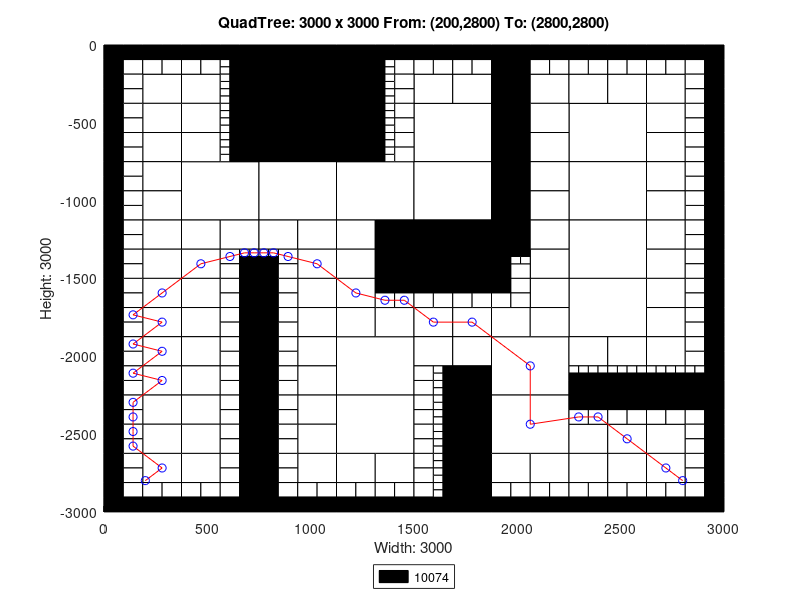

Source code (MATLAB):
axis([0 3000 -3000 0]);
title('QuadTree: 3000 x 3000 From: (200,2800) To: (2800,2800)');
xlabel('Width: 3000');
ylabel('Height: 3000');
rectangle('Position',[750 -375 375 375], 'FaceColor',[0 0 0]);
rectangle('Position',[750 -750 375 375], 'FaceColor',[0 0 0]);
rectangle('Position',[375 -1125 375 375], 'FaceColor',[1 1 1]);
rectangle('Position',[750 -1125 375 375], 'FaceColor',[1 1 1]);
rectangle('Position',[1125 -1125 375 375], 'FaceColor',[1 1 1]);
rectangle('Position',[1500 -750 375 375], 'FaceColor',[1 1 1]);
rectangle('Position',[2250 -750 375 375], 'FaceColor',[1 1 1]);
rectangle('Position',[1500 -1125 375 375], 'FaceColor',[1 1 1]);
rectangle('Position',[1500 -1500 375 375], 'FaceColor',[0 0 0]);
rectangle('Position',[2250 -1125 375 375], 'FaceColor',[1 1 1]);
rectangle('Position',[2250 -1500 375 375], 'FaceColor',[1 1 1]);
rectangle('Position',[1125 -2250 375 375], 'FaceColor',[1 1 1]);
rectangle('Position',[1125 -2625 375 375], 'FaceColor',[1 1 1]);
rectangle('Position',[1875 -2250 375 375], 'FaceColor',[1 1 1]);
rectangle('Position',[2250 -1875 375 375], 'FaceColor',[1 1 1]);
rectangle('Position',[1875 -2625 375 375], 'FaceColor',[1 1 1]);
rectangle('Position',[187.5 -375 187.5 187.5], 'FaceColor',[1 1 1]);
rectangle('Position',[375 -375 187.5 187.5], 'FaceColor',[1 1 1]);
rectangle('Position',[187.5 -562.5 187.5 187.5], 'FaceColor',[1 1 1]);
rectangle('Position',[187.5 -750 187.5 187.5], 'FaceColor',[1 1 1]);
rectangle('Position',[375 -562.5 187.5 187.5], 'FaceColor',[1 1 1]);
rectangle('Position',[375 -750 187.5 187.5], 'FaceColor',[1 1 1]);
rectangle('Position',[1125 -187.5 187.5 187.5], 'FaceColor',[0 0 0]);
rectangle('Position',[1125 -375 187.5 187.5], 'FaceColor',[0 0 0]);
rectangle('Position',[1125 -562.5 187.5 187.5], 'FaceColor',[0 0 0]);
rectangle('Position',[1125 -750 187.5 187.5], 'FaceColor',[0 0 0]);
rectangle('Position',[187.5 -937.5 187.5 187.5], 'FaceColor',[1 1 1]);
rectangle('Position',[187.5 -1125 187.5 187.5], 'FaceColor',[1 1 1]);
rectangle('Position',[187.5 -1312.5 187.5 187.5], 'FaceColor',[1 1 1]);
rectangle('Position',[187.5 -1500 187.5 187.5], 'FaceColor',[1 1 1]);
rectangle('Position',[375 -1312.5 187.5 187.5], 'FaceColor',[1 1 1]);
rectangle('Position',[562.5 -1312.5 187.5 187.5], 'FaceColor',[1 1 1]);
rectangle('Position',[375 -1500 187.5 187.5], 'FaceColor',[1 1 1]);
rectangle('Position',[750 -1312.5 187.5 187.5], 'FaceColor',[1 1 1]);
rectangle('Position',[937.5 -1312.5 187.5 187.5], 'FaceColor',[1 1 1]);
rectangle('Position',[937.5 -1500 187.5 187.5], 'FaceColor',[1 1 1]);
rectangle('Position',[1125 -1312.5 187.5 187.5], 'FaceColor',[1 1 1]);
rectangle('Position',[1312.5 -1312.5 187.5 187.5], 'FaceColor',[0 0 0]);
rectangle('Position',[1125 -1500 187.5 187.5], 'FaceColor',[1 1 1]);
rectangle('Position',[1312.5 -1500 187.5 187.5], 'FaceColor',[0 0 0]);
rectangle('Position',[1500 -375 187.5 187.5], 'FaceColor',[1 1 1]);
rectangle('Position',[1687.5 -375 187.5 187.5], 'FaceColor',[1 1 1]);
rectangle('Position',[1875 -187.5 187.5 187.5], 'FaceColor',[0 0 0]);
rectangle('Position',[1875 -375 187.5 187.5], 'FaceColor',[0 0 0]);
rectangle('Position',[2062.5 -375 187.5 187.5], 'FaceColor',[1 1 1]);
rectangle('Position',[1875 -562.5 187.5 187.5], 'FaceColor',[0 0 0]);
rectangle('Position',[2062.5 -562.5 187.5 187.5], 'FaceColor',[1 1 1]);
rectangle('Position',[1875 -750 187.5 187.5], 'FaceColor',[0 0 0]);
rectangle('Position',[2062.5 -750 187.5 187.5], 'FaceColor',[1 1 1]);
rectangle('Position',[2250 -375 187.5 187.5], 'FaceColor',[1 1 1]);
rectangle('Position',[2437.5 -375 187.5 187.5], 'FaceColor',[1 1 1]);
rectangle('Position',[2625 -375 187.5 187.5], 'FaceColor',[1 1 1]);
rectangle('Position',[2625 -562.5 187.5 187.5], 'FaceColor',[1 1 1]);
rectangle('Position',[2625 -750 187.5 187.5], 'FaceColor',[1 1 1]);
rectangle('Position',[1875 -937.5 187.5 187.5], 'FaceColor',[0 0 0]);
rectangle('Position',[2062.5 -937.5 187.5 187.5], 'FaceColor',[1 1 1]);
rectangle('Position',[1875 -1125 187.5 187.5], 'FaceColor',[0 0 0]);
rectangle('Position',[2062.5 -1125 187.5 187.5], 'FaceColor',[1 1 1]);
rectangle('Position',[1875 -1312.5 187.5 187.5], 'FaceColor',[0 0 0]);
rectangle('Position',[2062.5 -1312.5 187.5 187.5], 'FaceColor',[1 1 1]);
rectangle('Position',[2062.5 -1500 187.5 187.5], 'FaceColor',[1 1 1]);
rectangle('Position',[2625 -937.5 187.5 187.5], 'FaceColor',[1 1 1]);
rectangle('Position',[2625 -1125 187.5 187.5], 'FaceColor',[1 1 1]);
rectangle('Position',[2625 -1312.5 187.5 187.5], 'FaceColor',[1 1 1]);
rectangle('Position',[2625 -1500 187.5 187.5], 'FaceColor',[1 1 1]);
rectangle('Position',[187.5 -1687.5 187.5 187.5], 'FaceColor',[1 1 1]);
rectangle('Position',[187.5 -1875 187.5 187.5], 'FaceColor',[1 1 1]);
rectangle('Position',[375 -1687.5 187.5 187.5], 'FaceColor',[1 1 1]);
rectangle('Position',[375 -1875 187.5 187.5], 'FaceColor',[1 1 1]);
rectangle('Position',[187.5 -2062.5 187.5 187.5], 'FaceColor',[1 1 1]);
rectangle('Position',[187.5 -2250 187.5 187.5], 'FaceColor',[1 1 1]);
rectangle('Position',[375 -2062.5 187.5 187.5], 'FaceColor',[1 1 1]);
rectangle('Position',[375 -2250 187.5 187.5], 'FaceColor',[1 1 1]);
rectangle('Position',[937.5 -1687.5 187.5 187.5], 'FaceColor',[1 1 1]);
rectangle('Position',[937.5 -1875 187.5 187.5], 'FaceColor',[1 1 1]);
rectangle('Position',[1125 -1687.5 187.5 187.5], 'FaceColor',[1 1 1]);
rectangle('Position',[1125 -1875 187.5 187.5], 'FaceColor',[1 1 1]);
rectangle('Position',[1312.5 -1875 187.5 187.5], 'FaceColor',[1 1 1]);
rectangle('Position',[937.5 -2062.5 187.5 187.5], 'FaceColor',[1 1 1]);
rectangle('Position',[937.5 -2250 187.5 187.5], 'FaceColor',[1 1 1]);
rectangle('Position',[187.5 -2437.5 187.5 187.5], 'FaceColor',[1 1 1]);
rectangle('Position',[187.5 -2625 187.5 187.5], 'FaceColor',[1 1 1]);
rectangle('Position',[375 -2437.5 187.5 187.5], 'FaceColor',[1 1 1]);
rectangle('Position',[375 -2625 187.5 187.5], 'FaceColor',[1 1 1]);
rectangle('Position',[187.5 -2812.5 187.5 187.5], 'FaceColor',[1 1 1]);
rectangle('Position',[375 -2812.5 187.5 187.5], 'FaceColor',[1 1 1]);
rectangle('Position',[937.5 -2437.5 187.5 187.5], 'FaceColor',[1 1 1]);
rectangle('Position',[937.5 -2625 187.5 187.5], 'FaceColor',[1 1 1]);
rectangle('Position',[937.5 -2812.5 187.5 187.5], 'FaceColor',[1 1 1]);
rectangle('Position',[1125 -2812.5 187.5 187.5], 'FaceColor',[1 1 1]);
rectangle('Position',[1312.5 -2812.5 187.5 187.5], 'FaceColor',[1 1 1]);
rectangle('Position',[1500 -1875 187.5 187.5], 'FaceColor',[1 1 1]);
rectangle('Position',[1687.5 -1875 187.5 187.5], 'FaceColor',[1 1 1]);
rectangle('Position',[2062.5 -1687.5 187.5 187.5], 'FaceColor',[1 1 1]);
rectangle('Position',[1875 -1875 187.5 187.5], 'FaceColor',[1 1 1]);
rectangle('Position',[2062.5 -1875 187.5 187.5], 'FaceColor',[1 1 1]);
rectangle('Position',[1500 -2062.5 187.5 187.5], 'FaceColor',[1 1 1]);
rectangle('Position',[1687.5 -2062.5 187.5 187.5], 'FaceColor',[1 1 1]);
rectangle('Position',[1687.5 -2250 187.5 187.5], 'FaceColor',[0 0 0]);
rectangle('Position',[2625 -1687.5 187.5 187.5], 'FaceColor',[1 1 1]);
rectangle('Position',[2625 -1875 187.5 187.5], 'FaceColor',[1 1 1]);
rectangle('Position',[2250 -2062.5 187.5 187.5], 'FaceColor',[1 1 1]);
rectangle('Position',[2437.5 -2062.5 187.5 187.5], 'FaceColor',[1 1 1]);
rectangle('Position',[2625 -2062.5 187.5 187.5], 'FaceColor',[1 1 1]);
rectangle('Position',[1687.5 -2437.5 187.5 187.5], 'FaceColor',[0 0 0]);
rectangle('Position',[1687.5 -2625 187.5 187.5], 'FaceColor',[0 0 0]);
rectangle('Position',[1687.5 -2812.5 187.5 187.5], 'FaceColor',[0 0 0]);
rectangle('Position',[1687.5 -3000 187.5 187.5], 'FaceColor',[0 0 0]);
rectangle('Position',[1875 -2812.5 187.5 187.5], 'FaceColor',[1 1 1]);
rectangle('Position',[2062.5 -2812.5 187.5 187.5], 'FaceColor',[1 1 1]);
rectangle('Position',[2250 -2625 187.5 187.5], 'FaceColor',[1 1 1]);
rectangle('Position',[2437.5 -2625 187.5 187.5], 'FaceColor',[1 1 1]);
rectangle('Position',[2625 -2625 187.5 187.5], 'FaceColor',[1 1 1]);
rectangle('Position',[2250 -2812.5 187.5 187.5], 'FaceColor',[1 1 1]);
rectangle('Position',[2437.5 -2812.5 187.5 187.5], 'FaceColor',[1 1 1]);
rectangle('Position',[2625 -2812.5 187.5 187.5], 'FaceColor',[1 1 1]);
rectangle('Position',[0 -93.75 93.75 93.75], 'FaceColor',[0 0 0]);
rectangle('Position',[93.75 -93.75 93.75 93.75], 'FaceColor',[0 0 0]);
rectangle('Position',[0 -187.5 93.75 93.75], 'FaceColor',[0 0 0]);
rectangle('Position',[93.75 -187.5 93.75 93.75], 'FaceColor',[1 1 1]);
rectangle('Position',[187.5 -93.75 93.75 93.75], 'FaceColor',[0 0 0]);
rectangle('Position',[281.25 -93.75 93.75 93.75], 'FaceColor',[0 0 0]);
rectangle('Position',[187.5 -187.5 93.75 93.75], 'FaceColor',[1 1 1]);
rectangle('Position',[281.25 -187.5 93.75 93.75], 'FaceColor',[1 1 1]);
rectangle('Position',[0 -281.25 93.75 93.75], 'FaceColor',[0 0 0]);
rectangle('Position',[93.75 -281.25 93.75 93.75], 'FaceColor',[1 1 1]);
rectangle('Position',[0 -375 93.75 93.75], 'FaceColor',[0 0 0]);
rectangle('Position',[93.75 -375 93.75 93.75], 'FaceColor',[1 1 1]);
rectangle('Position',[375 -93.75 93.75 93.75], 'FaceColor',[0 0 0]);
rectangle('Position',[468.75 -93.75 93.75 93.75], 'FaceColor',[0 0 0]);
rectangle('Position',[375 -187.5 93.75 93.75], 'FaceColor',[1 1 1]);
rectangle('Position',[468.75 -187.5 93.75 93.75], 'FaceColor',[1 1 1]);
rectangle('Position',[562.5 -93.75 93.75 93.75], 'FaceColor',[0 0 0]);
rectangle('Position',[656.25 -93.75 93.75 93.75], 'FaceColor',[0 0 0]);
rectangle('Position',[656.25 -187.5 93.75 93.75], 'FaceColor',[0 0 0]);
rectangle('Position',[656.25 -281.25 93.75 93.75], 'FaceColor',[0 0 0]);
rectangle('Position',[656.25 -375 93.75 93.75], 'FaceColor',[0 0 0]);
rectangle('Position',[0 -468.75 93.75 93.75], 'FaceColor',[0 0 0]);
rectangle('Position',[93.75 -468.75 93.75 93.75], 'FaceColor',[1 1 1]);
rectangle('Position',[0 -562.5 93.75 93.75], 'FaceColor',[0 0 0]);
rectangle('Position',[93.75 -562.5 93.75 93.75], 'FaceColor',[1 1 1]);
rectangle('Position',[0 -656.25 93.75 93.75], 'FaceColor',[0 0 0]);
rectangle('Position',[93.75 -656.25 93.75 93.75], 'FaceColor',[1 1 1]);
rectangle('Position',[0 -750 93.75 93.75], 'FaceColor',[0 0 0]);
rectangle('Position',[93.75 -750 93.75 93.75], 'FaceColor',[1 1 1]);
rectangle('Position',[656.25 -468.75 93.75 93.75], 'FaceColor',[0 0 0]);
rectangle('Position',[656.25 -562.5 93.75 93.75], 'FaceColor',[0 0 0]);
rectangle('Position',[656.25 -656.25 93.75 93.75], 'FaceColor',[0 0 0]);
rectangle('Position',[656.25 -750 93.75 93.75], 'FaceColor',[0 0 0]);
rectangle('Position',[1312.5 -93.75 93.75 93.75], 'FaceColor',[0 0 0]);
rectangle('Position',[1406.25 -93.75 93.75 93.75], 'FaceColor',[0 0 0]);
rectangle('Position',[1406.25 -187.5 93.75 93.75], 'FaceColor',[1 1 1]);
rectangle('Position',[1406.25 -281.25 93.75 93.75], 'FaceColor',[1 1 1]);
rectangle('Position',[1406.25 -375 93.75 93.75], 'FaceColor',[1 1 1]);
rectangle('Position',[1406.25 -468.75 93.75 93.75], 'FaceColor',[1 1 1]);
rectangle('Position',[1406.25 -562.5 93.75 93.75], 'FaceColor',[1 1 1]);
rectangle('Position',[1406.25 -656.25 93.75 93.75], 'FaceColor',[1 1 1]);
rectangle('Position',[1406.25 -750 93.75 93.75], 'FaceColor',[1 1 1]);
rectangle('Position',[0 -843.75 93.75 93.75], 'FaceColor',[0 0 0]);
rectangle('Position',[93.75 -843.75 93.75 93.75], 'FaceColor',[1 1 1]);
rectangle('Position',[0 -937.5 93.75 93.75], 'FaceColor',[0 0 0]);
rectangle('Position',[93.75 -937.5 93.75 93.75], 'FaceColor',[1 1 1]);
rectangle('Position',[0 -1031.25 93.75 93.75], 'FaceColor',[0 0 0]);
rectangle('Position',[93.75 -1031.25 93.75 93.75], 'FaceColor',[1 1 1]);
rectangle('Position',[0 -1125 93.75 93.75], 'FaceColor',[0 0 0]);
rectangle('Position',[93.75 -1125 93.75 93.75], 'FaceColor',[1 1 1]);
rectangle('Position',[0 -1218.75 93.75 93.75], 'FaceColor',[0 0 0]);
rectangle('Position',[93.75 -1218.75 93.75 93.75], 'FaceColor',[1 1 1]);
rectangle('Position',[0 -1312.5 93.75 93.75], 'FaceColor',[0 0 0]);
rectangle('Position',[93.75 -1312.5 93.75 93.75], 'FaceColor',[1 1 1]);
rectangle('Position',[0 -1406.25 93.75 93.75], 'FaceColor',[0 0 0]);
rectangle('Position',[93.75 -1406.25 93.75 93.75], 'FaceColor',[1 1 1]);
rectangle('Position',[0 -1500 93.75 93.75], 'FaceColor',[0 0 0]);
rectangle('Position',[93.75 -1500 93.75 93.75], 'FaceColor',[1 1 1]);
rectangle('Position',[562.5 -1406.25 93.75 93.75], 'FaceColor',[1 1 1]);
rectangle('Position',[562.5 -1500 93.75 93.75], 'FaceColor',[1 1 1]);
rectangle('Position',[656.25 -1500 93.75 93.75], 'FaceColor',[0 0 0]);
rectangle('Position',[843.75 -1406.25 93.75 93.75], 'FaceColor',[1 1 1]);
rectangle('Position',[750 -1500 93.75 93.75], 'FaceColor',[0 0 0]);
rectangle('Position',[843.75 -1500 93.75 93.75], 'FaceColor',[1 1 1]);
rectangle('Position',[1500 -93.75 93.75 93.75], 'FaceColor',[0 0 0]);
rectangle('Position',[1593.75 -93.75 93.75 93.75], 'FaceColor',[0 0 0]);
rectangle('Position',[1500 -187.5 93.75 93.75], 'FaceColor',[1 1 1]);
rectangle('Position',[1593.75 -187.5 93.75 93.75], 'FaceColor',[1 1 1]);
rectangle('Position',[1687.5 -93.75 93.75 93.75], 'FaceColor',[0 0 0]);
rectangle('Position',[1781.25 -93.75 93.75 93.75], 'FaceColor',[0 0 0]);
rectangle('Position',[1687.5 -187.5 93.75 93.75], 'FaceColor',[1 1 1]);
rectangle('Position',[1781.25 -187.5 93.75 93.75], 'FaceColor',[1 1 1]);
rectangle('Position',[2062.5 -93.75 93.75 93.75], 'FaceColor',[0 0 0]);
rectangle('Position',[2156.25 -93.75 93.75 93.75], 'FaceColor',[0 0 0]);
rectangle('Position',[2062.5 -187.5 93.75 93.75], 'FaceColor',[1 1 1]);
rectangle('Position',[2156.25 -187.5 93.75 93.75], 'FaceColor',[1 1 1]);
rectangle('Position',[2250 -93.75 93.75 93.75], 'FaceColor',[0 0 0]);
rectangle('Position',[2343.75 -93.75 93.75 93.75], 'FaceColor',[0 0 0]);
rectangle('Position',[2250 -187.5 93.75 93.75], 'FaceColor',[1 1 1]);
rectangle('Position',[2343.75 -187.5 93.75 93.75], 'FaceColor',[1 1 1]);
rectangle('Position',[2437.5 -93.75 93.75 93.75], 'FaceColor',[0 0 0]);
rectangle('Position',[2531.25 -93.75 93.75 93.75], 'FaceColor',[0 0 0]);
rectangle('Position',[2437.5 -187.5 93.75 93.75], 'FaceColor',[1 1 1]);
rectangle('Position',[2531.25 -187.5 93.75 93.75], 'FaceColor',[1 1 1]);
rectangle('Position',[2625 -93.75 93.75 93.75], 'FaceColor',[0 0 0]);
rectangle('Position',[2718.75 -93.75 93.75 93.75], 'FaceColor',[0 0 0]);
rectangle('Position',[2625 -187.5 93.75 93.75], 'FaceColor',[1 1 1]);
rectangle('Position',[2718.75 -187.5 93.75 93.75], 'FaceColor',[1 1 1]);
rectangle('Position',[2812.5 -93.75 93.75 93.75], 'FaceColor',[0 0 0]);
rectangle('Position',[2906.25 -93.75 93.75 93.75], 'FaceColor',[0 0 0]);
rectangle('Position',[2812.5 -187.5 93.75 93.75], 'FaceColor',[1 1 1]);
rectangle('Position',[2906.25 -187.5 93.75 93.75], 'FaceColor',[0 0 0]);
rectangle('Position',[2812.5 -281.25 93.75 93.75], 'FaceColor',[1 1 1]);
rectangle('Position',[2906.25 -281.25 93.75 93.75], 'FaceColor',[0 0 0]);
rectangle('Position',[2812.5 -375 93.75 93.75], 'FaceColor',[1 1 1]);
rectangle('Position',[2906.25 -375 93.75 93.75], 'FaceColor',[0 0 0]);
rectangle('Position',[2812.5 -468.75 93.75 93.75], 'FaceColor',[1 1 1]);
rectangle('Position',[2906.25 -468.75 93.75 93.75], 'FaceColor',[0 0 0]);
rectangle('Position',[2812.5 -562.5 93.75 93.75], 'FaceColor',[1 1 1]);
rectangle('Position',[2906.25 -562.5 93.75 93.75], 'FaceColor',[0 0 0]);
rectangle('Position',[2812.5 -656.25 93.75 93.75], 'FaceColor',[1 1 1]);
rectangle('Position',[2906.25 -656.25 93.75 93.75], 'FaceColor',[0 0 0]);
rectangle('Position',[2812.5 -750 93.75 93.75], 'FaceColor',[1 1 1]);
rectangle('Position',[2906.25 -750 93.75 93.75], 'FaceColor',[0 0 0]);
rectangle('Position',[1875 -1406.25 93.75 93.75], 'FaceColor',[0 0 0]);
rectangle('Position',[1875 -1500 93.75 93.75], 'FaceColor',[0 0 0]);
rectangle('Position',[1968.75 -1500 93.75 93.75], 'FaceColor',[1 1 1]);
rectangle('Position',[2812.5 -843.75 93.75 93.75], 'FaceColor',[1 1 1]);
rectangle('Position',[2906.25 -843.75 93.75 93.75], 'FaceColor',[0 0 0]);
rectangle('Position',[2812.5 -937.5 93.75 93.75], 'FaceColor',[1 1 1]);
rectangle('Position',[2906.25 -937.5 93.75 93.75], 'FaceColor',[0 0 0]);
rectangle('Position',[2812.5 -1031.25 93.75 93.75], 'FaceColor',[1 1 1]);
rectangle('Position',[2906.25 -1031.25 93.75 93.75], 'FaceColor',[0 0 0]);
rectangle('Position',[2812.5 -1125 93.75 93.75], 'FaceColor',[1 1 1]);
rectangle('Position',[2906.25 -1125 93.75 93.75], 'FaceColor',[0 0 0]);
rectangle('Position',[2812.5 -1218.75 93.75 93.75], 'FaceColor',[1 1 1]);
rectangle('Position',[2906.25 -1218.75 93.75 93.75], 'FaceColor',[0 0 0]);
rectangle('Position',[2812.5 -1312.5 93.75 93.75], 'FaceColor',[1 1 1]);
rectangle('Position',[2906.25 -1312.5 93.75 93.75], 'FaceColor',[0 0 0]);
rectangle('Position',[2812.5 -1406.25 93.75 93.75], 'FaceColor',[1 1 1]);
rectangle('Position',[2906.25 -1406.25 93.75 93.75], 'FaceColor',[0 0 0]);
rectangle('Position',[2812.5 -1500 93.75 93.75], 'FaceColor',[1 1 1]);
rectangle('Position',[2906.25 -1500 93.75 93.75], 'FaceColor',[0 0 0]);
rectangle('Position',[0 -1593.75 93.75 93.75], 'FaceColor',[0 0 0]);
rectangle('Position',[93.75 -1593.75 93.75 93.75], 'FaceColor',[1 1 1]);
rectangle('Position',[0 -1687.5 93.75 93.75], 'FaceColor',[0 0 0]);
rectangle('Position',[93.75 -1687.5 93.75 93.75], 'FaceColor',[1 1 1]);
rectangle('Position',[0 -1781.25 93.75 93.75], 'FaceColor',[0 0 0]);
rectangle('Position',[93.75 -1781.25 93.75 93.75], 'FaceColor',[1 1 1]);
rectangle('Position',[0 -1875 93.75 93.75], 'FaceColor',[0 0 0]);
rectangle('Position',[93.75 -1875 93.75 93.75], 'FaceColor',[1 1 1]);
rectangle('Position',[562.5 -1593.75 93.75 93.75], 'FaceColor',[1 1 1]);
rectangle('Position',[656.25 -1593.75 93.75 93.75], 'FaceColor',[0 0 0]);
rectangle('Position',[562.5 -1687.5 93.75 93.75], 'FaceColor',[1 1 1]);
rectangle('Position',[656.25 -1687.5 93.75 93.75], 'FaceColor',[0 0 0]);
rectangle('Position',[562.5 -1781.25 93.75 93.75], 'FaceColor',[1 1 1]);
rectangle('Position',[656.25 -1781.25 93.75 93.75], 'FaceColor',[0 0 0]);
rectangle('Position',[562.5 -1875 93.75 93.75], 'FaceColor',[1 1 1]);
rectangle('Position',[656.25 -1875 93.75 93.75], 'FaceColor',[0 0 0]);
rectangle('Position',[0 -1968.75 93.75 93.75], 'FaceColor',[0 0 0]);
rectangle('Position',[93.75 -1968.75 93.75 93.75], 'FaceColor',[1 1 1]);
rectangle('Position',[0 -2062.5 93.75 93.75], 'FaceColor',[0 0 0]);
rectangle('Position',[93.75 -2062.5 93.75 93.75], 'FaceColor',[1 1 1]);
rectangle('Position',[0 -2156.25 93.75 93.75], 'FaceColor',[0 0 0]);
rectangle('Position',[93.75 -2156.25 93.75 93.75], 'FaceColor',[1 1 1]);
rectangle('Position',[0 -2250 93.75 93.75], 'FaceColor',[0 0 0]);
rectangle('Position',[93.75 -2250 93.75 93.75], 'FaceColor',[1 1 1]);
rectangle('Position',[562.5 -1968.75 93.75 93.75], 'FaceColor',[1 1 1]);
rectangle('Position',[656.25 -1968.75 93.75 93.75], 'FaceColor',[0 0 0]);
rectangle('Position',[562.5 -2062.5 93.75 93.75], 'FaceColor',[1 1 1]);
rectangle('Position',[656.25 -2062.5 93.75 93.75], 'FaceColor',[0 0 0]);
rectangle('Position',[562.5 -2156.25 93.75 93.75], 'FaceColor',[1 1 1]);
rectangle('Position',[656.25 -2156.25 93.75 93.75], 'FaceColor',[0 0 0]);
rectangle('Position',[562.5 -2250 93.75 93.75], 'FaceColor',[1 1 1]);
rectangle('Position',[656.25 -2250 93.75 93.75], 'FaceColor',[0 0 0]);
rectangle('Position',[750 -1593.75 93.75 93.75], 'FaceColor',[0 0 0]);
rectangle('Position',[843.75 -1593.75 93.75 93.75], 'FaceColor',[1 1 1]);
rectangle('Position',[750 -1687.5 93.75 93.75], 'FaceColor',[0 0 0]);
rectangle('Position',[843.75 -1687.5 93.75 93.75], 'FaceColor',[1 1 1]);
rectangle('Position',[750 -1781.25 93.75 93.75], 'FaceColor',[0 0 0]);
rectangle('Position',[843.75 -1781.25 93.75 93.75], 'FaceColor',[1 1 1]);
rectangle('Position',[750 -1875 93.75 93.75], 'FaceColor',[0 0 0]);
rectangle('Position',[843.75 -1875 93.75 93.75], 'FaceColor',[1 1 1]);
rectangle('Position',[1312.5 -1593.75 93.75 93.75], 'FaceColor',[0 0 0]);
rectangle('Position',[1406.25 -1593.75 93.75 93.75], 'FaceColor',[0 0 0]);
rectangle('Position',[1312.5 -1687.5 93.75 93.75], 'FaceColor',[1 1 1]);
rectangle('Position',[1406.25 -1687.5 93.75 93.75], 'FaceColor',[1 1 1]);
rectangle('Position',[750 -1968.75 93.75 93.75], 'FaceColor',[0 0 0]);
rectangle('Position',[843.75 -1968.75 93.75 93.75], 'FaceColor',[1 1 1]);
rectangle('Position',[750 -2062.5 93.75 93.75], 'FaceColor',[0 0 0]);
rectangle('Position',[843.75 -2062.5 93.75 93.75], 'FaceColor',[1 1 1]);
rectangle('Position',[750 -2156.25 93.75 93.75], 'FaceColor',[0 0 0]);
rectangle('Position',[843.75 -2156.25 93.75 93.75], 'FaceColor',[1 1 1]);
rectangle('Position',[750 -2250 93.75 93.75], 'FaceColor',[0 0 0]);
rectangle('Position',[843.75 -2250 93.75 93.75], 'FaceColor',[1 1 1]);
rectangle('Position',[0 -2343.75 93.75 93.75], 'FaceColor',[0 0 0]);
rectangle('Position',[93.75 -2343.75 93.75 93.75], 'FaceColor',[1 1 1]);
rectangle('Position',[0 -2437.5 93.75 93.75], 'FaceColor',[0 0 0]);
rectangle('Position',[93.75 -2437.5 93.75 93.75], 'FaceColor',[1 1 1]);
rectangle('Position',[0 -2531.25 93.75 93.75], 'FaceColor',[0 0 0]);
rectangle('Position',[93.75 -2531.25 93.75 93.75], 'FaceColor',[1 1 1]);
rectangle('Position',[0 -2625 93.75 93.75], 'FaceColor',[0 0 0]);
rectangle('Position',[93.75 -2625 93.75 93.75], 'FaceColor',[1 1 1]);
rectangle('Position',[562.5 -2343.75 93.75 93.75], 'FaceColor',[1 1 1]);
rectangle('Position',[656.25 -2343.75 93.75 93.75], 'FaceColor',[0 0 0]);
rectangle('Position',[562.5 -2437.5 93.75 93.75], 'FaceColor',[1 1 1]);
rectangle('Position',[656.25 -2437.5 93.75 93.75], 'FaceColor',[0 0 0]);
rectangle('Position',[562.5 -2531.25 93.75 93.75], 'FaceColor',[1 1 1]);
rectangle('Position',[656.25 -2531.25 93.75 93.75], 'FaceColor',[0 0 0]);
rectangle('Position',[562.5 -2625 93.75 93.75], 'FaceColor',[1 1 1]);
rectangle('Position',[656.25 -2625 93.75 93.75], 'FaceColor',[0 0 0]);
rectangle('Position',[0 -2718.75 93.75 93.75], 'FaceColor',[0 0 0]);
rectangle('Position',[93.75 -2718.75 93.75 93.75], 'FaceColor',[1 1 1]);
rectangle('Position',[0 -2812.5 93.75 93.75], 'FaceColor',[0 0 0]);
rectangle('Position',[93.75 -2812.5 93.75 93.75], 'FaceColor',[1 1 1]);
rectangle('Position',[0 -2906.25 93.75 93.75], 'FaceColor',[0 0 0]);
rectangle('Position',[93.75 -2906.25 93.75 93.75], 'FaceColor',[1 1 1]);
rectangle('Position',[0 -3000 93.75 93.75], 'FaceColor',[0 0 0]);
rectangle('Position',[93.75 -3000 93.75 93.75], 'FaceColor',[0 0 0]);
rectangle('Position',[187.5 -2906.25 93.75 93.75], 'FaceColor',[1 1 1]);
rectangle('Position',[281.25 -2906.25 93.75 93.75], 'FaceColor',[1 1 1]);
rectangle('Position',[187.5 -3000 93.75 93.75], 'FaceColor',[0 0 0]);
rectangle('Position',[281.25 -3000 93.75 93.75], 'FaceColor',[0 0 0]);
rectangle('Position',[562.5 -2718.75 93.75 93.75], 'FaceColor',[1 1 1]);
rectangle('Position',[656.25 -2718.75 93.75 93.75], 'FaceColor',[0 0 0]);
rectangle('Position',[562.5 -2812.5 93.75 93.75], 'FaceColor',[1 1 1]);
rectangle('Position',[656.25 -2812.5 93.75 93.75], 'FaceColor',[0 0 0]);
rectangle('Position',[375 -2906.25 93.75 93.75], 'FaceColor',[1 1 1]);
rectangle('Position',[468.75 -2906.25 93.75 93.75], 'FaceColor',[1 1 1]);
rectangle('Position',[375 -3000 93.75 93.75], 'FaceColor',[0 0 0]);
rectangle('Position',[468.75 -3000 93.75 93.75], 'FaceColor',[0 0 0]);
rectangle('Position',[562.5 -2906.25 93.75 93.75], 'FaceColor',[1 1 1]);
rectangle('Position',[656.25 -2906.25 93.75 93.75], 'FaceColor',[0 0 0]);
rectangle('Position',[562.5 -3000 93.75 93.75], 'FaceColor',[0 0 0]);
rectangle('Position',[656.25 -3000 93.75 93.75], 'FaceColor',[0 0 0]);
rectangle('Position',[750 -2343.75 93.75 93.75], 'FaceColor',[0 0 0]);
rectangle('Position',[843.75 -2343.75 93.75 93.75], 'FaceColor',[1 1 1]);
rectangle('Position',[750 -2437.5 93.75 93.75], 'FaceColor',[0 0 0]);
rectangle('Position',[843.75 -2437.5 93.75 93.75], 'FaceColor',[1 1 1]);
rectangle('Position',[750 -2531.25 93.75 93.75], 'FaceColor',[0 0 0]);
rectangle('Position',[843.75 -2531.25 93.75 93.75], 'FaceColor',[1 1 1]);
rectangle('Position',[750 -2625 93.75 93.75], 'FaceColor',[0 0 0]);
rectangle('Position',[843.75 -2625 93.75 93.75], 'FaceColor',[1 1 1]);
rectangle('Position',[750 -2718.75 93.75 93.75], 'FaceColor',[0 0 0]);
rectangle('Position',[843.75 -2718.75 93.75 93.75], 'FaceColor',[1 1 1]);
rectangle('Position',[750 -2812.5 93.75 93.75], 'FaceColor',[0 0 0]);
rectangle('Position',[843.75 -2812.5 93.75 93.75], 'FaceColor',[1 1 1]);
rectangle('Position',[750 -2906.25 93.75 93.75], 'FaceColor',[0 0 0]);
rectangle('Position',[843.75 -2906.25 93.75 93.75], 'FaceColor',[1 1 1]);
rectangle('Position',[750 -3000 93.75 93.75], 'FaceColor',[0 0 0]);
rectangle('Position',[843.75 -3000 93.75 93.75], 'FaceColor',[0 0 0]);
rectangle('Position',[937.5 -2906.25 93.75 93.75], 'FaceColor',[1 1 1]);
rectangle('Position',[1031.25 -2906.25 93.75 93.75], 'FaceColor',[1 1 1]);
rectangle('Position',[937.5 -3000 93.75 93.75], 'FaceColor',[0 0 0]);
rectangle('Position',[1031.25 -3000 93.75 93.75], 'FaceColor',[0 0 0]);
rectangle('Position',[1125 -2906.25 93.75 93.75], 'FaceColor',[1 1 1]);
rectangle('Position',[1218.75 -2906.25 93.75 93.75], 'FaceColor',[1 1 1]);
rectangle('Position',[1125 -3000 93.75 93.75], 'FaceColor',[0 0 0]);
rectangle('Position',[1218.75 -3000 93.75 93.75], 'FaceColor',[0 0 0]);
rectangle('Position',[1312.5 -2906.25 93.75 93.75], 'FaceColor',[1 1 1]);
rectangle('Position',[1406.25 -2906.25 93.75 93.75], 'FaceColor',[1 1 1]);
rectangle('Position',[1312.5 -3000 93.75 93.75], 'FaceColor',[0 0 0]);
rectangle('Position',[1406.25 -3000 93.75 93.75], 'FaceColor',[0 0 0]);
rectangle('Position',[1500 -1593.75 93.75 93.75], 'FaceColor',[0 0 0]);
rectangle('Position',[1593.75 -1593.75 93.75 93.75], 'FaceColor',[0 0 0]);
rectangle('Position',[1500 -1687.5 93.75 93.75], 'FaceColor',[1 1 1]);
rectangle('Position',[1593.75 -1687.5 93.75 93.75], 'FaceColor',[1 1 1]);
rectangle('Position',[1687.5 -1593.75 93.75 93.75], 'FaceColor',[0 0 0]);
rectangle('Position',[1781.25 -1593.75 93.75 93.75], 'FaceColor',[0 0 0]);
rectangle('Position',[1687.5 -1687.5 93.75 93.75], 'FaceColor',[1 1 1]);
rectangle('Position',[1781.25 -1687.5 93.75 93.75], 'FaceColor',[1 1 1]);
rectangle('Position',[1875 -1593.75 93.75 93.75], 'FaceColor',[0 0 0]);
rectangle('Position',[1968.75 -1593.75 93.75 93.75], 'FaceColor',[1 1 1]);
rectangle('Position',[1875 -1687.5 93.75 93.75], 'FaceColor',[1 1 1]);
rectangle('Position',[1968.75 -1687.5 93.75 93.75], 'FaceColor',[1 1 1]);
rectangle('Position',[1500 -2156.25 93.75 93.75], 'FaceColor',[1 1 1]);
rectangle('Position',[1500 -2250 93.75 93.75], 'FaceColor',[1 1 1]);
rectangle('Position',[2812.5 -1593.75 93.75 93.75], 'FaceColor',[1 1 1]);
rectangle('Position',[2906.25 -1593.75 93.75 93.75], 'FaceColor',[0 0 0]);
rectangle('Position',[2812.5 -1687.5 93.75 93.75], 'FaceColor',[1 1 1]);
rectangle('Position',[2906.25 -1687.5 93.75 93.75], 'FaceColor',[0 0 0]);
rectangle('Position',[2812.5 -1781.25 93.75 93.75], 'FaceColor',[1 1 1]);
rectangle('Position',[2906.25 -1781.25 93.75 93.75], 'FaceColor',[0 0 0]);
rectangle('Position',[2812.5 -1875 93.75 93.75], 'FaceColor',[1 1 1]);
rectangle('Position',[2906.25 -1875 93.75 93.75], 'FaceColor',[0 0 0]);
rectangle('Position',[2250 -2250 93.75 93.75], 'FaceColor',[0 0 0]);
rectangle('Position',[2343.75 -2250 93.75 93.75], 'FaceColor',[0 0 0]);
rectangle('Position',[2437.5 -2250 93.75 93.75], 'FaceColor',[0 0 0]);
rectangle('Position',[2531.25 -2250 93.75 93.75], 'FaceColor',[0 0 0]);
rectangle('Position',[2812.5 -1968.75 93.75 93.75], 'FaceColor',[1 1 1]);
rectangle('Position',[2906.25 -1968.75 93.75 93.75], 'FaceColor',[0 0 0]);
rectangle('Position',[2812.5 -2062.5 93.75 93.75], 'FaceColor',[1 1 1]);
rectangle('Position',[2906.25 -2062.5 93.75 93.75], 'FaceColor',[0 0 0]);
rectangle('Position',[2625 -2250 93.75 93.75], 'FaceColor',[0 0 0]);
rectangle('Position',[2718.75 -2250 93.75 93.75], 'FaceColor',[0 0 0]);
rectangle('Position',[2906.25 -2156.25 93.75 93.75], 'FaceColor',[0 0 0]);
rectangle('Position',[2812.5 -2250 93.75 93.75], 'FaceColor',[0 0 0]);
rectangle('Position',[2906.25 -2250 93.75 93.75], 'FaceColor',[0 0 0]);
rectangle('Position',[1500 -2343.75 93.75 93.75], 'FaceColor',[1 1 1]);
rectangle('Position',[1500 -2437.5 93.75 93.75], 'FaceColor',[1 1 1]);
rectangle('Position',[1500 -2531.25 93.75 93.75], 'FaceColor',[1 1 1]);
rectangle('Position',[1500 -2625 93.75 93.75], 'FaceColor',[1 1 1]);
rectangle('Position',[1500 -2718.75 93.75 93.75], 'FaceColor',[1 1 1]);
rectangle('Position',[1500 -2812.5 93.75 93.75], 'FaceColor',[1 1 1]);
rectangle('Position',[1500 -2906.25 93.75 93.75], 'FaceColor',[1 1 1]);
rectangle('Position',[1500 -3000 93.75 93.75], 'FaceColor',[0 0 0]);
rectangle('Position',[1593.75 -3000 93.75 93.75], 'FaceColor',[0 0 0]);
rectangle('Position',[1875 -2906.25 93.75 93.75], 'FaceColor',[1 1 1]);
rectangle('Position',[1968.75 -2906.25 93.75 93.75], 'FaceColor',[1 1 1]);
rectangle('Position',[1875 -3000 93.75 93.75], 'FaceColor',[0 0 0]);
rectangle('Position',[1968.75 -3000 93.75 93.75], 'FaceColor',[0 0 0]);
rectangle('Position',[2062.5 -2906.25 93.75 93.75], 'FaceColor',[1 1 1]);
rectangle('Position',[2156.25 -2906.25 93.75 93.75], 'FaceColor',[1 1 1]);
rectangle('Position',[2062.5 -3000 93.75 93.75], 'FaceColor',[0 0 0]);
rectangle('Position',[2156.25 -3000 93.75 93.75], 'FaceColor',[0 0 0]);
rectangle('Position',[2250 -2343.75 93.75 93.75], 'FaceColor',[0 0 0]);
rectangle('Position',[2343.75 -2343.75 93.75 93.75], 'FaceColor',[0 0 0]);
rectangle('Position',[2250 -2437.5 93.75 93.75], 'FaceColor',[1 1 1]);
rectangle('Position',[2343.75 -2437.5 93.75 93.75], 'FaceColor',[1 1 1]);
rectangle('Position',[2437.5 -2343.75 93.75 93.75], 'FaceColor',[0 0 0]);
rectangle('Position',[2531.25 -2343.75 93.75 93.75], 'FaceColor',[0 0 0]);
rectangle('Position',[2437.5 -2437.5 93.75 93.75], 'FaceColor',[1 1 1]);
rectangle('Position',[2531.25 -2437.5 93.75 93.75], 'FaceColor',[1 1 1]);
rectangle('Position',[2625 -2343.75 93.75 93.75], 'FaceColor',[0 0 0]);
rectangle('Position',[2718.75 -2343.75 93.75 93.75], 'FaceColor',[0 0 0]);
rectangle('Position',[2625 -2437.5 93.75 93.75], 'FaceColor',[1 1 1]);
rectangle('Position',[2718.75 -2437.5 93.75 93.75], 'FaceColor',[1 1 1]);
rectangle('Position',[2812.5 -2343.75 93.75 93.75], 'FaceColor',[0 0 0]);
rectangle('Position',[2906.25 -2343.75 93.75 93.75], 'FaceColor',[0 0 0]);
rectangle('Position',[2812.5 -2437.5 93.75 93.75], 'FaceColor',[1 1 1]);
rectangle('Position',[2906.25 -2437.5 93.75 93.75], 'FaceColor',[0 0 0]);
rectangle('Position',[2812.5 -2531.25 93.75 93.75], 'FaceColor',[1 1 1]);
rectangle('Position',[2906.25 -2531.25 93.75 93.75], 'FaceColor',[0 0 0]);
rectangle('Position',[2812.5 -2625 93.75 93.75], 'FaceColor',[1 1 1]);
rectangle('Position',[2906.25 -2625 93.75 93.75], 'FaceColor',[0 0 0]);
rectangle('Position',[2250 -2906.25 93.75 93.75], 'FaceColor',[1 1 1]);
rectangle('Position',[2343.75 -2906.25 93.75 93.75], 'FaceColor',[1 1 1]);
rectangle('Position',[2250 -3000 93.75 93.75], 'FaceColor',[0 0 0]);
rectangle('Position',[2343.75 -3000 93.75 93.75], 'FaceColor',[0 0 0]);
rectangle('Position',[2437.5 -2906.25 93.75 93.75], 'FaceColor',[1 1 1]);
rectangle('Position',[2531.25 -2906.25 93.75 93.75], 'FaceColor',[1 1 1]);
rectangle('Position',[2437.5 -3000 93.75 93.75], 'FaceColor',[0 0 0]);
rectangle('Position',[2531.25 -3000 93.75 93.75], 'FaceColor',[0 0 0]);
rectangle('Position',[2812.5 -2718.75 93.75 93.75], 'FaceColor',[1 1 1]);
rectangle('Position',[2906.25 -2718.75 93.75 93.75], 'FaceColor',[0 0 0]);
rectangle('Position',[2812.5 -2812.5 93.75 93.75], 'FaceColor',[1 1 1]);
rectangle('Position',[2906.25 -2812.5 93.75 93.75], 'FaceColor',[0 0 0]);
rectangle('Position',[2625 -2906.25 93.75 93.75], 'FaceColor',[1 1 1]);
rectangle('Position',[2718.75 -2906.25 93.75 93.75], 'FaceColor',[1 1 1]);
rectangle('Position',[2625 -3000 93.75 93.75], 'FaceColor',[0 0 0]);
rectangle('Position',[2718.75 -3000 93.75 93.75], 'FaceColor',[0 0 0]);
rectangle('Position',[2812.5 -2906.25 93.75 93.75], 'FaceColor',[1 1 1]);
rectangle('Position',[2906.25 -2906.25 93.75 93.75], 'FaceColor',[0 0 0]);
rectangle('Position',[2812.5 -3000 93.75 93.75], 'FaceColor',[0 0 0]);
rectangle('Position',[2906.25 -3000 93.75 93.75], 'FaceColor',[0 0 0]);
rectangle('Position',[562.5 -140.625 46.875 46.875], 'FaceColor',[1 1 1]);
rectangle('Position',[609.375 -140.625 46.875 46.875], 'FaceColor',[0 0 0]);
rectangle('Position',[562.5 -187.5 46.875 46.875], 'FaceColor',[1 1 1]);
rectangle('Position',[609.375 -187.5 46.875 46.875], 'FaceColor',[0 0 0]);
rectangle('Position',[562.5 -234.375 46.875 46.875], 'FaceColor',[1 1 1]);
rectangle('Position',[609.375 -234.375 46.875 46.875], 'FaceColor',[0 0 0]);
rectangle('Position',[562.5 -281.25 46.875 46.875], 'FaceColor',[1 1 1]);
rectangle('Position',[609.375 -281.25 46.875 46.875], 'FaceColor',[0 0 0]);
rectangle('Position',[562.5 -328.125 46.875 46.875], 'FaceColor',[1 1 1]);
rectangle('Position',[609.375 -328.125 46.875 46.875], 'FaceColor',[0 0 0]);
rectangle('Position',[562.5 -375 46.875 46.875], 'FaceColor',[1 1 1]);
rectangle('Position',[609.375 -375 46.875 46.875], 'FaceColor',[0 0 0]);
rectangle('Position',[562.5 -421.875 46.875 46.875], 'FaceColor',[1 1 1]);
rectangle('Position',[609.375 -421.875 46.875 46.875], 'FaceColor',[0 0 0]);
rectangle('Position',[562.5 -468.75 46.875 46.875], 'FaceColor',[1 1 1]);
rectangle('Position',[609.375 -468.75 46.875 46.875], 'FaceColor',[0 0 0]);
rectangle('Position',[562.5 -515.625 46.875 46.875], 'FaceColor',[1 1 1]);
rectangle('Position',[609.375 -515.625 46.875 46.875], 'FaceColor',[0 0 0]);
rectangle('Position',[562.5 -562.5 46.875 46.875], 'FaceColor',[1 1 1]);
rectangle('Position',[609.375 -562.5 46.875 46.875], 'FaceColor',[0 0 0]);
rectangle('Position',[562.5 -609.375 46.875 46.875], 'FaceColor',[1 1 1]);
rectangle('Position',[609.375 -609.375 46.875 46.875], 'FaceColor',[0 0 0]);
rectangle('Position',[562.5 -656.25 46.875 46.875], 'FaceColor',[1 1 1]);
rectangle('Position',[609.375 -656.25 46.875 46.875], 'FaceColor',[0 0 0]);
rectangle('Position',[562.5 -703.125 46.875 46.875], 'FaceColor',[1 1 1]);
rectangle('Position',[609.375 -703.125 46.875 46.875], 'FaceColor',[0 0 0]);
rectangle('Position',[562.5 -750 46.875 46.875], 'FaceColor',[1 1 1]);
rectangle('Position',[609.375 -750 46.875 46.875], 'FaceColor',[0 0 0]);
rectangle('Position',[1312.5 -140.625 46.875 46.875], 'FaceColor',[0 0 0]);
rectangle('Position',[1359.38 -140.625 46.875 46.875], 'FaceColor',[1 1 1]);
rectangle('Position',[1312.5 -187.5 46.875 46.875], 'FaceColor',[0 0 0]);
rectangle('Position',[1359.38 -187.5 46.875 46.875], 'FaceColor',[1 1 1]);
rectangle('Position',[1312.5 -234.375 46.875 46.875], 'FaceColor',[0 0 0]);
rectangle('Position',[1359.38 -234.375 46.875 46.875], 'FaceColor',[1 1 1]);
rectangle('Position',[1312.5 -281.25 46.875 46.875], 'FaceColor',[0 0 0]);
rectangle('Position',[1359.38 -281.25 46.875 46.875], 'FaceColor',[1 1 1]);
rectangle('Position',[1312.5 -328.125 46.875 46.875], 'FaceColor',[0 0 0]);
rectangle('Position',[1359.38 -328.125 46.875 46.875], 'FaceColor',[1 1 1]);
rectangle('Position',[1312.5 -375 46.875 46.875], 'FaceColor',[0 0 0]);
rectangle('Position',[1359.38 -375 46.875 46.875], 'FaceColor',[1 1 1]);
rectangle('Position',[1312.5 -421.875 46.875 46.875], 'FaceColor',[0 0 0]);
rectangle('Position',[1359.38 -421.875 46.875 46.875], 'FaceColor',[1 1 1]);
rectangle('Position',[1312.5 -468.75 46.875 46.875], 'FaceColor',[0 0 0]);
rectangle('Position',[1359.38 -468.75 46.875 46.875], 'FaceColor',[1 1 1]);
rectangle('Position',[1312.5 -515.625 46.875 46.875], 'FaceColor',[0 0 0]);
rectangle('Position',[1359.38 -515.625 46.875 46.875], 'FaceColor',[1 1 1]);
rectangle('Position',[1312.5 -562.5 46.875 46.875], 'FaceColor',[0 0 0]);
rectangle('Position',[1359.38 -562.5 46.875 46.875], 'FaceColor',[1 1 1]);
rectangle('Position',[1312.5 -609.375 46.875 46.875], 'FaceColor',[0 0 0]);
rectangle('Position',[1359.38 -609.375 46.875 46.875], 'FaceColor',[1 1 1]);
rectangle('Position',[1312.5 -656.25 46.875 46.875], 'FaceColor',[0 0 0]);
rectangle('Position',[1359.38 -656.25 46.875 46.875], 'FaceColor',[1 1 1]);
rectangle('Position',[1312.5 -703.125 46.875 46.875], 'FaceColor',[0 0 0]);
rectangle('Position',[1359.38 -703.125 46.875 46.875], 'FaceColor',[1 1 1]);
rectangle('Position',[1312.5 -750 46.875 46.875], 'FaceColor',[0 0 0]);
rectangle('Position',[1359.38 -750 46.875 46.875], 'FaceColor',[1 1 1]);
rectangle('Position',[656.25 -1359.38 46.875 46.875], 'FaceColor',[1 1 1]);
rectangle('Position',[703.125 -1359.38 46.875 46.875], 'FaceColor',[1 1 1]);
rectangle('Position',[656.25 -1406.25 46.875 46.875], 'FaceColor',[0 0 0]);
rectangle('Position',[703.125 -1406.25 46.875 46.875], 'FaceColor',[0 0 0]);
rectangle('Position',[750 -1359.38 46.875 46.875], 'FaceColor',[1 1 1]);
rectangle('Position',[796.875 -1359.38 46.875 46.875], 'FaceColor',[1 1 1]);
rectangle('Position',[750 -1406.25 46.875 46.875], 'FaceColor',[0 0 0]);
rectangle('Position',[796.875 -1406.25 46.875 46.875], 'FaceColor',[0 0 0]);
rectangle('Position',[1968.75 -1359.38 46.875 46.875], 'FaceColor',[0 0 0]);
rectangle('Position',[2015.62 -1359.38 46.875 46.875], 'FaceColor',[0 0 0]);
rectangle('Position',[1968.75 -1406.25 46.875 46.875], 'FaceColor',[1 1 1]);
rectangle('Position',[2015.62 -1406.25 46.875 46.875], 'FaceColor',[1 1 1]);
rectangle('Position',[1593.75 -2109.38 46.875 46.875], 'FaceColor',[1 1 1]);
rectangle('Position',[1640.62 -2109.38 46.875 46.875], 'FaceColor',[0 0 0]);
rectangle('Position',[1593.75 -2156.25 46.875 46.875], 'FaceColor',[1 1 1]);
rectangle('Position',[1640.62 -2156.25 46.875 46.875], 'FaceColor',[0 0 0]);
rectangle('Position',[1593.75 -2203.12 46.875 46.875], 'FaceColor',[1 1 1]);
rectangle('Position',[1640.62 -2203.12 46.875 46.875], 'FaceColor',[0 0 0]);
rectangle('Position',[1593.75 -2250 46.875 46.875], 'FaceColor',[1 1 1]);
rectangle('Position',[1640.62 -2250 46.875 46.875], 'FaceColor',[0 0 0]);
rectangle('Position',[2250 -2109.38 46.875 46.875], 'FaceColor',[1 1 1]);
rectangle('Position',[2296.88 -2109.38 46.875 46.875], 'FaceColor',[1 1 1]);
rectangle('Position',[2250 -2156.25 46.875 46.875], 'FaceColor',[0 0 0]);
rectangle('Position',[2296.88 -2156.25 46.875 46.875], 'FaceColor',[0 0 0]);
rectangle('Position',[2343.75 -2109.38 46.875 46.875], 'FaceColor',[1 1 1]);
rectangle('Position',[2390.62 -2109.38 46.875 46.875], 'FaceColor',[1 1 1]);
rectangle('Position',[2343.75 -2156.25 46.875 46.875], 'FaceColor',[0 0 0]);
rectangle('Position',[2390.62 -2156.25 46.875 46.875], 'FaceColor',[0 0 0]);
rectangle('Position',[2437.5 -2109.38 46.875 46.875], 'FaceColor',[1 1 1]);
rectangle('Position',[2484.38 -2109.38 46.875 46.875], 'FaceColor',[1 1 1]);
rectangle('Position',[2437.5 -2156.25 46.875 46.875], 'FaceColor',[0 0 0]);
rectangle('Position',[2484.38 -2156.25 46.875 46.875], 'FaceColor',[0 0 0]);
rectangle('Position',[2531.25 -2109.38 46.875 46.875], 'FaceColor',[1 1 1]);
rectangle('Position',[2578.12 -2109.38 46.875 46.875], 'FaceColor',[1 1 1]);
rectangle('Position',[2531.25 -2156.25 46.875 46.875], 'FaceColor',[0 0 0]);
rectangle('Position',[2578.12 -2156.25 46.875 46.875], 'FaceColor',[0 0 0]);
rectangle('Position',[2625 -2109.38 46.875 46.875], 'FaceColor',[1 1 1]);
rectangle('Position',[2671.88 -2109.38 46.875 46.875], 'FaceColor',[1 1 1]);
rectangle('Position',[2625 -2156.25 46.875 46.875], 'FaceColor',[0 0 0]);
rectangle('Position',[2671.88 -2156.25 46.875 46.875], 'FaceColor',[0 0 0]);
rectangle('Position',[2718.75 -2109.38 46.875 46.875], 'FaceColor',[1 1 1]);
rectangle('Position',[2765.62 -2109.38 46.875 46.875], 'FaceColor',[1 1 1]);
rectangle('Position',[2718.75 -2156.25 46.875 46.875], 'FaceColor',[0 0 0]);
rectangle('Position',[2765.62 -2156.25 46.875 46.875], 'FaceColor',[0 0 0]);
rectangle('Position',[2812.5 -2109.38 46.875 46.875], 'FaceColor',[1 1 1]);
rectangle('Position',[2859.38 -2109.38 46.875 46.875], 'FaceColor',[1 1 1]);
rectangle('Position',[2812.5 -2156.25 46.875 46.875], 'FaceColor',[0 0 0]);
rectangle('Position',[2859.38 -2156.25 46.875 46.875], 'FaceColor',[0 0 0]);
rectangle('Position',[1593.75 -2296.88 46.875 46.875], 'FaceColor',[1 1 1]);
rectangle('Position',[1640.62 -2296.88 46.875 46.875], 'FaceColor',[0 0 0]);
rectangle('Position',[1593.75 -2343.75 46.875 46.875], 'FaceColor',[1 1 1]);
rectangle('Position',[1640.62 -2343.75 46.875 46.875], 'FaceColor',[0 0 0]);
rectangle('Position',[1593.75 -2390.62 46.875 46.875], 'FaceColor',[1 1 1]);
rectangle('Position',[1640.62 -2390.62 46.875 46.875], 'FaceColor',[0 0 0]);
rectangle('Position',[1593.75 -2437.5 46.875 46.875], 'FaceColor',[1 1 1]);
rectangle('Position',[1640.62 -2437.5 46.875 46.875], 'FaceColor',[0 0 0]);
rectangle('Position',[1593.75 -2484.38 46.875 46.875], 'FaceColor',[1 1 1]);
rectangle('Position',[1640.62 -2484.38 46.875 46.875], 'FaceColor',[0 0 0]);
rectangle('Position',[1593.75 -2531.25 46.875 46.875], 'FaceColor',[1 1 1]);
rectangle('Position',[1640.62 -2531.25 46.875 46.875], 'FaceColor',[0 0 0]);
rectangle('Position',[1593.75 -2578.12 46.875 46.875], 'FaceColor',[1 1 1]);
rectangle('Position',[1640.62 -2578.12 46.875 46.875], 'FaceColor',[0 0 0]);
rectangle('Position',[1593.75 -2625 46.875 46.875], 'FaceColor',[1 1 1]);
rectangle('Position',[1640.62 -2625 46.875 46.875], 'FaceColor',[0 0 0]);
rectangle('Position',[1593.75 -2671.88 46.875 46.875], 'FaceColor',[1 1 1]);
rectangle('Position',[1640.62 -2671.88 46.875 46.875], 'FaceColor',[0 0 0]);
rectangle('Position',[1593.75 -2718.75 46.875 46.875], 'FaceColor',[1 1 1]);
rectangle('Position',[1640.62 -2718.75 46.875 46.875], 'FaceColor',[0 0 0]);
rectangle('Position',[1593.75 -2765.62 46.875 46.875], 'FaceColor',[1 1 1]);
rectangle('Position',[1640.62 -2765.62 46.875 46.875], 'FaceColor',[0 0 0]);
rectangle('Position',[1593.75 -2812.5 46.875 46.875], 'FaceColor',[1 1 1]);
rectangle('Position',[1640.62 -2812.5 46.875 46.875], 'FaceColor',[0 0 0]);
rectangle('Position',[1593.75 -2859.38 46.875 46.875], 'FaceColor',[1 1 1]);
rectangle('Position',[1640.62 -2859.38 46.875 46.875], 'FaceColor',[0 0 0]);
rectangle('Position',[1593.75 -2906.25 46.875 46.875], 'FaceColor',[1 1 1]);
rectangle('Position',[1640.62 -2906.25 46.875 46.875], 'FaceColor',[0 0 0]);
X=[2800,2718.75,2531.25,2390.62,2296.88,2062.5,2062.5,1781.25,1593.75,1453.12,1359.38,1218.75,1031.25,890.625,820.312,773.438,726.562,679.688,609.375,468.75,281.25,140.625,281.25,140.625,281.25,140.625,281.25,140.625,140.625,140.625,140.625,281.25,200];
Y=[-2800,-2718.75,-2531.25,-2390.62,-2390.62,-2437.5,-2062.5,-1781.25,-1781.25,-1640.62,-1640.62,-1593.75,-1406.25,-1359.38,-1335.94,-1335.94,-1335.94,-1335.94,-1359.38,-1406.25,-1593.75,-1734.38,-1781.25,-1921.88,-1968.75,-2109.38,-2156.25,-2296.88,-2390.62,-2484.38,-2578.12,-2718.75,-2800];
hold on;
plot(X,Y,'r');
plot(X,Y,'bo');
legend('10074','Location','southoutside');
